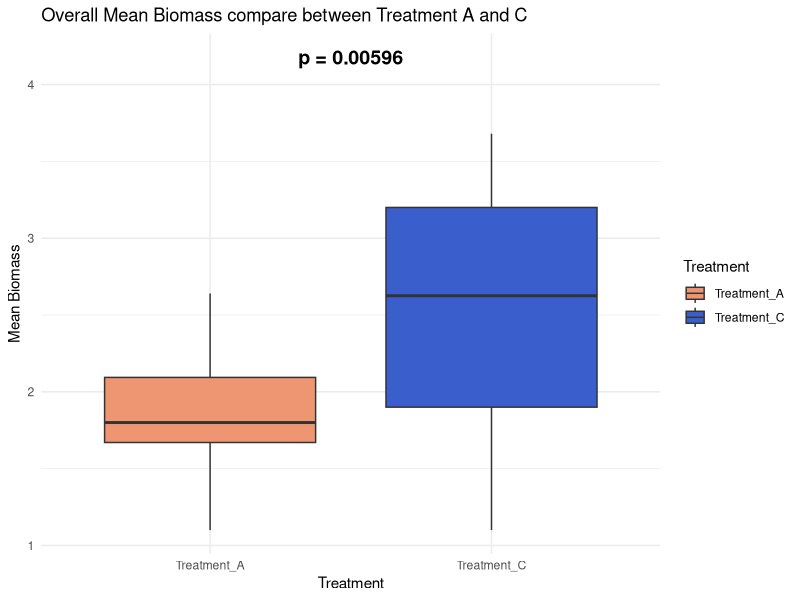
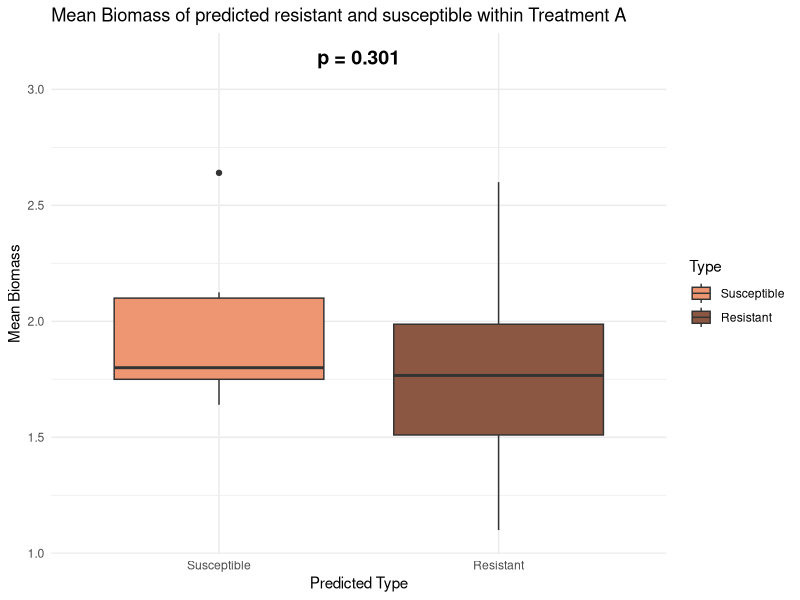
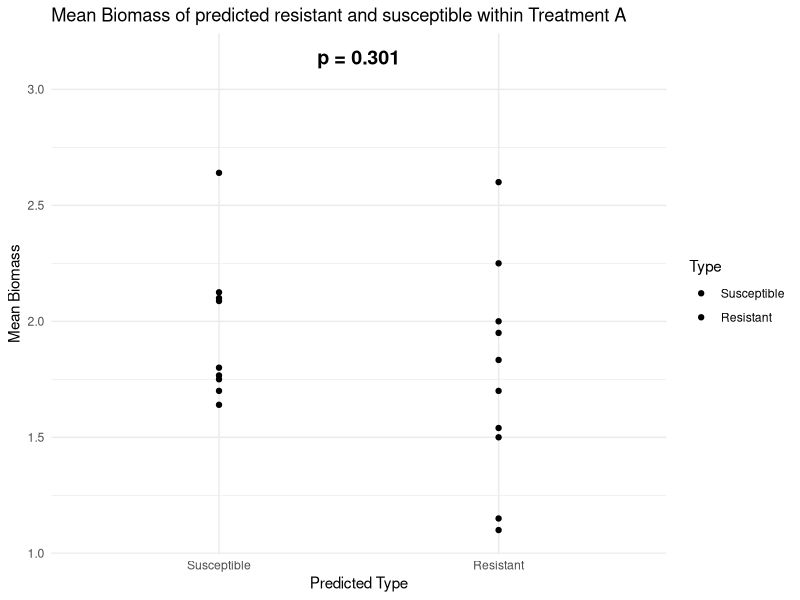
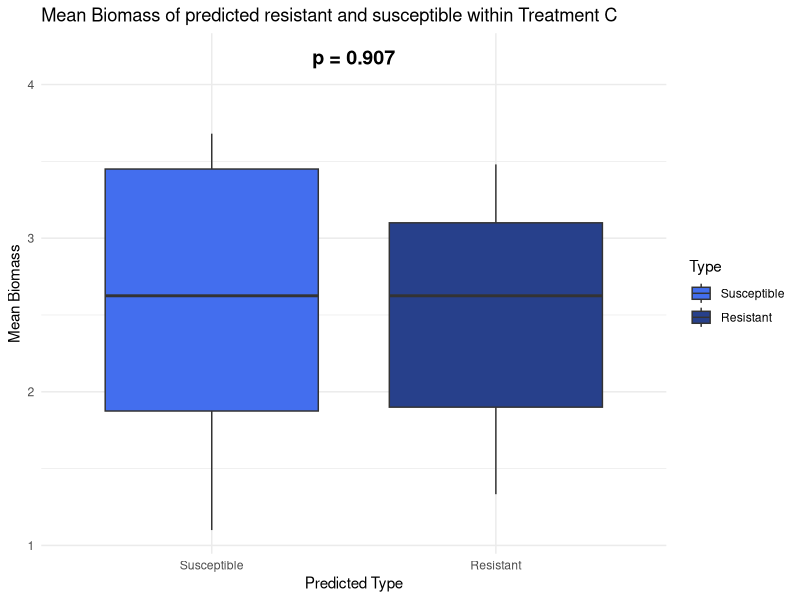
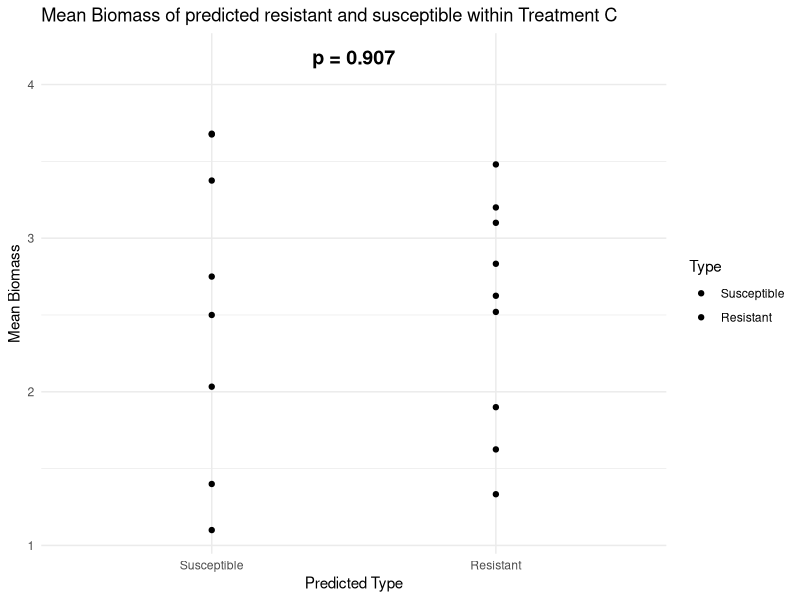
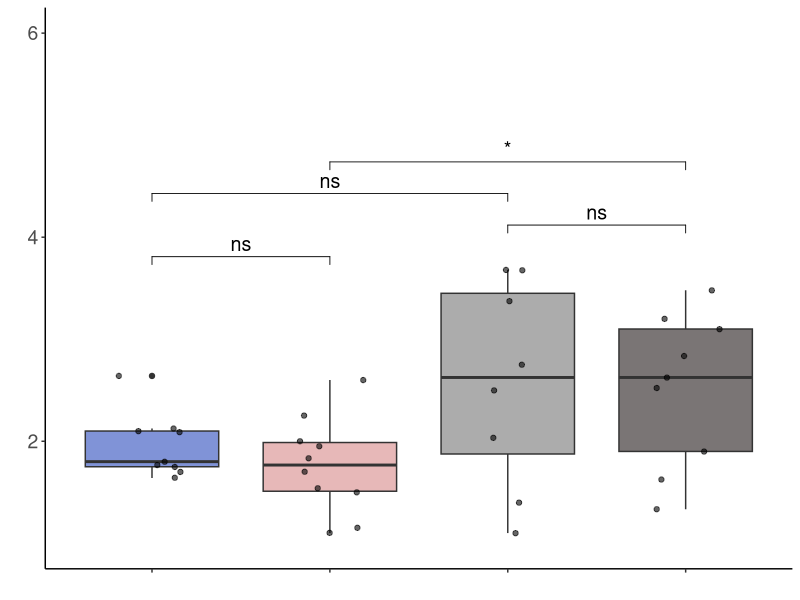

Write R code to recreate these figures, in order.
# Drought experiment test code
# Yue Yu
# 2025 March 11th

# -- getwd()
getwd()
setwd("/Users/yueyu/Desktop/Drought_R")

# --load pkgs
library(ggplot2)
library(tidyverse)
library(ggpubr)

# -- Load Treatment A/C biomass data
biomass <- read.delim("TreamentAC_Biomass.txt",header = T, na.string = c("","NA"))
lapply(biomass,class)
biomass$biomass <- as.numeric(biomass$biomass)

head(biomass)

# -- Calc Mean among all Replication for each SAM line per Treatment 
new_df <- biomass %>% 
          group_by(Treatment, SAM) %>% 
          summarise(mean_biomass = mean(biomass, na.rm = TRUE)) %>%
          ungroup()

dim(new_df)
head(new_df)

# -- Remove any line with NaN (no data recorded)
# -- In this case SAM281 Control does not have any data
new_df <- new_df[new_df$mean_biomass != "NaN",]


# -- Add Resistant and Susceptible to new column "Type"
Resistant_SAM <- c("SAM285","SAM083","SAM034","SAM254","SAM281","SAM259","SAM287","SAM264","SAM269","SAM075")
Susceptible_SAM <- c("SAM124","SAM051","SAM145","SAM035","SAM063","SAM172","SAM041","SAM139","SAM088","SAM163")

new_df$Type <- ifelse(new_df$SAM %in% Resistant_SAM, "Resistant",
                       ifelse(new_df$SAM %in% Susceptible_SAM, "Susceptible", NA))







# -- Subset Treatment A
a <- new_df[new_df$Treatment == "A",]
SAM_in_A <- unique(a$SAM) 
SAM_in_A

# -- Subset Treatment C 
c <- new_df[new_df$Treatment == "C",]
SAM_in_C <- unique(c$SAM) 
SAM_in_C

# -- Overlap # lines between A and C from R1-3:  17 lines 
overlap <- intersect(SAM_in_A,SAM_in_C)
overlap
length(overlap)




# -- Check mean biomass summary
summary(a$mean_biomass)
summary(c$mean_biomass)




# ---------------------------------------------------
# --  Perform 1st t-test: Overall Treatment A and C
# ---------------------------------------------------
t_test_result <- t.test(a$mean_biomass, c$mean_biomass, alternative = "two.sided", var.equal = FALSE, na.rm = TRUE)
print(t_test_result)
# YEAHHH!!! reject null hypotheses

# -- Extract p-value
p_value <- round(t_test_result$p.value, 5)
p_value


# -- Combine data into one dataframe (LONG format)
biomass_data <- data.frame(
  mean_biomass = c(a$mean_biomass, c$mean_biomass),
  Treatment = rep(c("Treatment_A", "Treatment_C"), times = c(length(a$mean_biomass), length(c$mean_biomass)))
)

# -- Plot boxplot
ggplot(biomass_data, aes(x = Treatment, y = mean_biomass, fill = Treatment)) +
  geom_boxplot() +
  theme_minimal() +
  labs(title = "Overall Mean Biomass compare between Treatment A and C",
       x = "Treatment",
       y = "Mean Biomass") +
  theme_minimal() +
  scale_fill_manual(values = c("Treatment_A" = "lightsalmon2", "Treatment_C" = "royalblue3")) +
  annotate("text", x = 1.5, y = max(biomass_data$mean_biomass, na.rm = TRUE) + 0.5, 
           label = paste("p =", p_value), size = 5, fontface = "bold")



# -------------------------------------------------------------------------
# --  Perform 2nd t-test: Resistant VS Susceptible within Treatment A 
# -------------------------------------------------------------------------

res_a <- a[a$Type == "Resistant",];res_a
sus_a <- a[a$Type == "Susceptible",];sus_a

t_test_result_2 <- t.test(res_a$mean_biomass, sus_a$mean_biomass, alternative = "two.sided", var.equal = FALSE, na.rm = TRUE)
print(t_test_result_2)

# -- Extract p-value
p_value_2 <- round(t_test_result_2$p.value, 3)
p_value_2


# -- Combine data into one dataframe (LONG format)
A_RES_SUS_biomass_data <- data.frame(
  mean_biomass = c(res_a$mean_biomass, sus_a$mean_biomass),
  Type = rep(c("Resistant", "Susceptible"), times = c(length(res_a$mean_biomass), length(sus_a$mean_biomass)))
)


# Ensure "Susceptible" is on the left and "Resistant" is on the right
A_RES_SUS_biomass_data$Type <- factor(A_RES_SUS_biomass_data$Type, levels = c("Susceptible", "Resistant"))

head(A_RES_SUS_biomass_data)


# -- Plot boxplot
ggplot(A_RES_SUS_biomass_data, aes(x = Type, y = mean_biomass, fill = Type)) +
  geom_boxplot() +
  theme_minimal() +
  labs(title = "Mean Biomass of predicted resistant and susceptible within Treatment A",
       x = "Predicted Type",
       y = "Mean Biomass") +
  theme_minimal() +
  scale_fill_manual(values = c("Resistant" = "lightsalmon4", "Susceptible" = "lightsalmon2")) +
  annotate("text", x = 1.5, y = max(A_RES_SUS_biomass_data$mean_biomass, na.rm = TRUE) + 0.5, 
           label = paste("p =", p_value_2), size = 5, fontface = "bold")



# -- Plot point plot
ggplot(A_RES_SUS_biomass_data, aes(x = Type, y = mean_biomass, fill = Type)) +
  geom_point() +
  theme_minimal() +
  labs(title = "Mean Biomass of predicted resistant and susceptible within Treatment A",
       x = "Predicted Type",
       y = "Mean Biomass") +
  theme_minimal() +
  scale_fill_manual(values = c("Resistant" = "lightsalmon4", "Susceptible" = "lightsalmon2")) +
  annotate("text", x = 1.5, y = max(A_RES_SUS_biomass_data$mean_biomass, na.rm = TRUE) + 0.5, 
           label = paste("p =", p_value_2), size = 5, fontface = "bold")







# -------------------------------------------------------------------------
# --  Perform 3rd t-test: Resistant VS Susceptible within Treatment C 
# -------------------------------------------------------------------------

res_c <- c[c$Type == "Resistant",];res_c
sus_c <- c[c$Type == "Susceptible",];sus_c

t_test_result_3 <- t.test(res_c$mean_biomass, sus_c$mean_biomass, alternative = "two.sided", var.equal = FALSE, na.rm = TRUE)
print(t_test_result_3)

# -- Extract p-value
p_value_3 <- round(t_test_result_3$p.value, 3)
p_value_3


# -- Combine data into one dataframe (LONG format)
C_RES_SUS_biomass_data <- data.frame(
  mean_biomass = c(res_c$mean_biomass, sus_c$mean_biomass),
  Type = rep(c("Resistant", "Susceptible"), times = c(length(res_c$mean_biomass), length(sus_c$mean_biomass)))
)


# Ensure "Susceptible" is on the left and "Resistant" is on the right
C_RES_SUS_biomass_data$Type <- factor(C_RES_SUS_biomass_data$Type, levels = c("Susceptible", "Resistant"))

head(C_RES_SUS_biomass_data)


# -- Plot boxplot
ggplot(C_RES_SUS_biomass_data, aes(x = Type, y = mean_biomass, fill = Type)) +
  geom_boxplot() +
  theme_minimal() +
  labs(title = "Mean Biomass of predicted resistant and susceptible within Treatment C",
       x = "Predicted Type",
       y = "Mean Biomass") +
  theme_minimal() +
  scale_fill_manual(values = c("Resistant" = "royalblue4", "Susceptible" = "royalblue2")) +
  annotate("text", x = 1.5, y = max(C_RES_SUS_biomass_data$mean_biomass, na.rm = TRUE) + 0.5, 
           label = paste("p =", p_value_3), size = 5, fontface = "bold")



# -- Plot point plot
ggplot(C_RES_SUS_biomass_data, aes(x = Type, y = mean_biomass, fill = Type)) +
  geom_point() +
  theme_minimal() +
  labs(title = "Mean Biomass of predicted resistant and susceptible within Treatment C",
       x = "Predicted Type",
       y = "Mean Biomass") +
  theme_minimal() +
  scale_fill_manual(values = c("Resistant" = "royalblue4", "Susceptible" = "royalblue2")) +
  annotate("text", x = 1.5, y = max(C_RES_SUS_biomass_data$mean_biomass, na.rm = TRUE) + 0.5, 
           label = paste("p =", p_value_3), size = 5, fontface = "bold")




# ------------------------------------------------------------------------------------
# --  Perform 4th t-test: Resistant VS Susceptible within Treatment A compared to C 
# ------------------------------------------------------------------------------------

# Load required libraries
library(dplyr)
library(ggplot2)
library(ggpubr)

# Step 1: Combine dataframes a and c
combined <- bind_rows(a, c)

# Step 2: Create a new group variable
combined <- combined %>%
  mutate(Group = paste(Treatment, Type, sep = "_"))

# Step 3: Define the order of groups (optional but useful for consistent plots)
combined$Group <- factor(combined$Group, levels = c("A_Susceptible", "A_Resistant", "C_Susceptible", "C_Resistant"))


# Step 3.1: Define custom colors for each group
group_colors <- c(
  "A_Susceptible" = "#8093d7", # BLUE light
  "A_Resistant" = "#e7b8b8",   # RED light
  "C_Susceptible" = "#acacac", # Grey light
  "C_Resistant" = "#7a7575"    # Grey slightly darker
)


# Step 4: Create the boxplot with statistical comparisons
ggplot(combined, aes(x = Group, y = mean_biomass, fill = Group)) +
  geom_boxplot() +
  geom_jitter(width = 0.2, alpha = 0.6) +
  stat_compare_means(
    comparisons = list(
      c("A_Susceptible", "A_Resistant"),
      c("C_Susceptible", "C_Resistant"),
      c("A_Susceptible", "C_Susceptible"),
      c("A_Resistant", "C_Resistant")
    ),
    method = "t.test",
    label = "p.signif", # show significance levels like *, **, *** 
    size = 5,             # font size of the asterisks
    color = "black",        # color of the label
    fontface = "bold" 
    ) +
  scale_fill_manual(values = group_colors) +
  ylim(c(1,6)) +
  labs(x = " ",
       y = " ") +
  theme_classic() +
  theme(
    legend.position = "none",
    axis.text.x = element_blank(),  # X axis labels
    axis.text.y = element_text(size = 14))


# END
